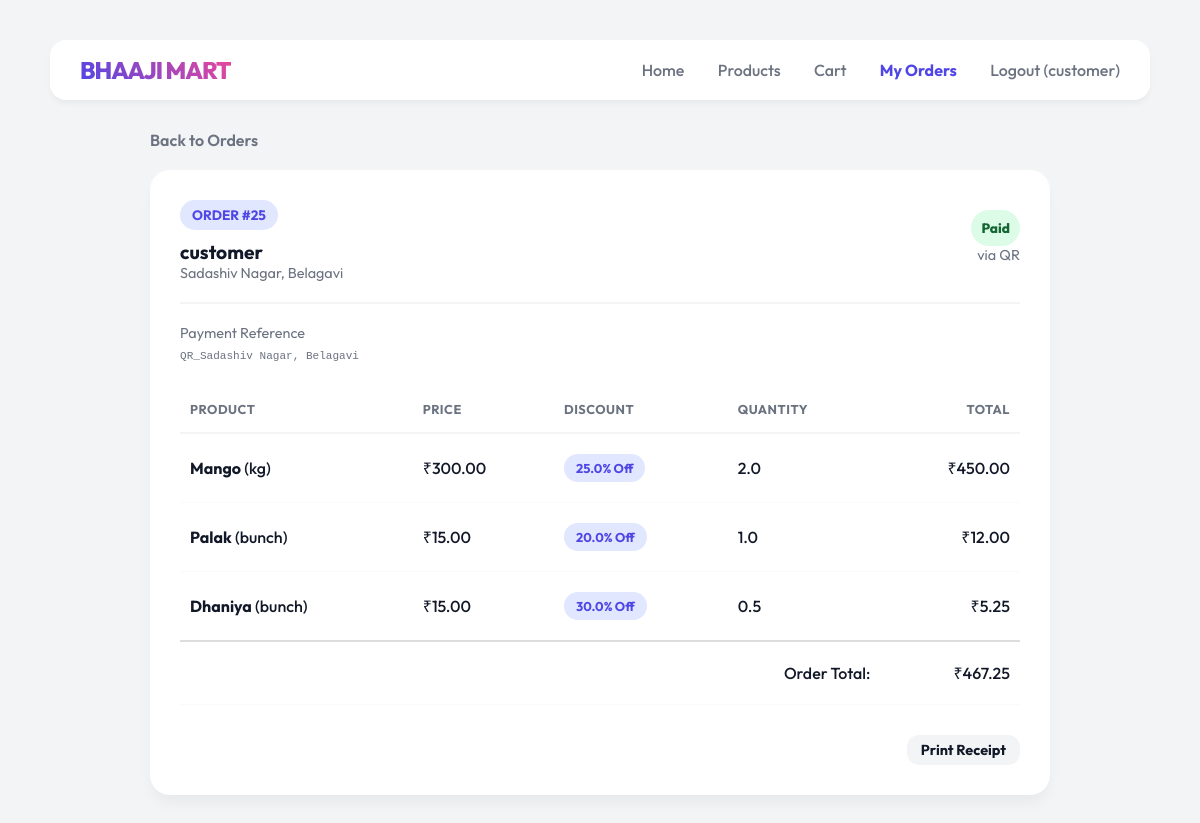
Page /order/25 (signed in) on the committed database.
### tables this page shows
CREATE TABLE users (
        id INTEGER PRIMARY KEY AUTOINCREMENT,
        username TEXT NOT NULL UNIQUE,
        password_hash TEXT NOT NULL,
        role TEXT NOT NULL CHECK(role IN ('admin', 'customer'))
    );

CREATE TABLE orders (
        order_id INTEGER PRIMARY KEY AUTOINCREMENT,
        customer_name TEXT,
        customer_address TEXT,
        order_date TEXT,
        total_amount REAL
    , user_id INTEGER REFERENCES users(id), payment_status TEXT DEFAULT 'Paid', order_status TEXT DEFAULT 'Pending', payment_id TEXT, payment_method TEXT);

CREATE TABLE order_details (
        id INTEGER PRIMARY KEY AUTOINCREMENT,
        order_id INTEGER,
        product_id INTEGER,
        quantity REAL,
        FOREIGN KEY(order_id) REFERENCES orders(order_id),
        FOREIGN KEY(product_id) REFERENCES products(product_id)
    );

CREATE TABLE products (
        product_id INTEGER PRIMARY KEY AUTOINCREMENT,
        name TEXT NOT NULL,
        price REAL NOT NULL,
        unit TEXT NOT NULL,
        stock REAL NOT NULL DEFAULT 0 CHECK(stock >= 0),
        discount REAL NOT NULL DEFAULT 0 CHECK(discount >= 0 AND discount <= 100)
    , image_url TEXT);

### backend/app.py (the view)
@app.route("/order/<int:order_id>")
@login_required
def order_details(order_id):
    if current_user.role == 'customer':
        order = get_order(order_id, current_user.id)
        back_url = url_for('my_orders')
    else:
        order = get_order(order_id)
        back_url = url_for('admin_orders')
    if not order:
        abort(404)
    details = get_order_details(order_id)
    return render_template("order_details.html", details=details, order=order, back_url=back_url)

### backend/app.py (called while the page is built)
@login_manager.user_loader
def load_user(user_id):
    conn = get_connection()
    user_data = conn.execute("SELECT * FROM users WHERE id = ?", (user_id,)).fetchone()
    conn.close()
    if user_data:
        return User(user_data['id'], user_data['username'], user_data['password_hash'], user_data['role'])
    return None

@app.context_processor
def inject_cart_count():
    if current_user.is_authenticated and current_user.role == 'customer':
        return {"cart_count": get_cart_count(current_user.id)}
    return {"cart_count": 0}

### backend/db.py (called while the page is built)
def get_connection():
    conn = sqlite3.connect(DB_NAME)
    conn.row_factory = sqlite3.Row
    return conn

def get_cart_count(user_id):
    conn = get_connection()
    row = conn.execute(
        "SELECT COALESCE(SUM(quantity), 0) AS count FROM cart WHERE user_id = ?",
        (user_id,)
    ).fetchone()
    conn.close()
    return row["count"] if row else 0

### backend/orders.py (called while the page is built)
def get_order_details(order_id):
    conn = get_connection()
    details = conn.execute("""
        SELECT p.name, p.price, p.unit, p.discount, od.quantity
        FROM order_details od
        JOIN products p ON od.product_id = p.product_id
        WHERE od.order_id = ?
    """, (order_id,)).fetchall()
    conn.close()
    return details

def get_order(order_id, user_id=None):
    conn = get_connection()
    if user_id is None:
        order = conn.execute("SELECT * FROM orders WHERE order_id = ?", (order_id,)).fetchone()
    else:
        order = conn.execute(
            "SELECT * FROM orders WHERE order_id = ? AND user_id = ?",
            (order_id, user_id)
        ).fetchone()
    conn.close()
    return order

### templates/order_details.html
{% extends "base.html" %}
{% block content %}
<div class="container" style="max-width: 900px;">
    <div style="margin-bottom: 20px;">
        <a href="{{ back_url }}" style="text-decoration: none; color: var(--text-sub); font-weight: 600;">
            Back to Orders
        </a>
    </div>
    <div class="main-content">
        <div class="flex-between"
            style="border-bottom: 2px solid var(--bg-color); padding-bottom: 20px; margin-bottom: 20px;">
            <div>
                <span class="tag">ORDER #{{ order.order_id }}</span>
                <div style="margin-top: 10px; font-weight: bold; font-size: 1.2em;">
                    {{ order.customer_name }}
                </div>
                <div style="color: var(--text-sub); font-size: 0.9em;">
                    {{ order.customer_address }}
                </div>
            </div>
            <div style="text-align: right;">
                <div style="margin-bottom: 8px;">
                    <span class="stock-pill {% if order.payment_status == 'Paid' %}stock-in{% else %}stock-pending{% endif %}">
                        {{ order.payment_status or "Pending" }}
                    </span>
                    {% if order.payment_method %}
                    <div class="muted-cell">via {{ order.payment_method }}</div>
                    {% endif %}
                </div>
            </div>
        </div>
        {% if order.payment_id %}
        <div style="margin-bottom: 24px;">
            <div class="muted-cell">Payment Reference</div>
            <span class="payment-reference">{{ order.payment_id }}</span>
        </div>
        {% endif %}
        <table style="margin-bottom: 30px;">
            <thead>
                <tr>
                    <th>Product</th>
                    <th>Price</th>
                    <th>Discount</th>
                    <th>Quantity</th>
                    <th class="text-right">Total</th>
                </tr>
            </thead>
            <tbody>
                {% for item in details %}
                {% set discounted_price = item.price * (1 - item.discount / 100) %}
                {% set line_total = discounted_price * item.quantity %}
                <tr>
                    <td><strong>{{ item.name }}</strong> ({{ item.unit }})</td>
                    <td>&#8377;{{ "%.2f"|format(item.price) }}</td>
                    <td>
                        {% if item.discount > 0 %}
                        <span class="tag" style="font-size: 0.8em;">{{ item.discount }}% Off</span>
                        {% else %}
                        -
                        {% endif %}
                    </td>
                    <td>{{ item.quantity }}</td>
                    <td class="text-right">&#8377;{{ "%.2f"|format(line_total) }}</td>
                </tr>
                {% endfor %}
                <tr style="border-top: 2px solid #ddd; font-weight: bold;">
                    <td colspan="4" style="text-align: right;">Order Total:</td>
                    <td class="text-right">&#8377;{{ "%.2f"|format(order.total_amount or 0) }}</td>
                </tr>
            </tbody>
        </table>
        <div style="text-align: right;">
            <button onclick="window.print()" class="btn btn-small btn-muted">Print Receipt</button>
        </div>
    </div>
</div>
{% endblock %}

### templates/base.html (shortened to what this page needs)
<!DOCTYPE html>
<html lang="en">
<head>
    <link rel="stylesheet" href="{{ url_for('static', filename='style.css') }}">
</head>
<body>
    <div class="container">
        <div class="top-bar">
            <a href="/" class="logo">Bhaaji Mart</a>
            <div class="nav">
                {% if current_user.is_authenticated %}
                {% if current_user.role == 'customer' %}
                <a href="/" class="{% if request.path == '/' %}active{% endif %}">Home</a>
                <a href="/new_order" class="{% if request.path == '/new_order' %}active{% endif %}">Products</a>
                <a href="/cart" class="{% if request.path == '/cart' %}active{% endif %}">
                    Cart
                </a>
                <a href="/my_orders"
                    class="{% if request.path == '/my_orders' or request.path.startswith('/order/') %}active{% endif %}">My Orders</a>
                {% endif %}
                <a href="/logout">Logout ({{ current_user.username }})</a>
                {% else %}
                <a href="/login" class="{% if request.path == '/login' %}active{% endif %}">Login</a>
                {% endif %}
            </div>
        </div>
        {% block content %}{% endblock %}
    </div>
</body>
</html>

### static/style.css (style rules this page uses)
:root { --bg-color: #f3f4f6; --surface: #ffffff; --primary: #4f46e5; --accent: #ec4899; --text-main: #111827; --text-sub: #6b7280; --border-light: #f9fafb; --input-bg: #f9fafb; --danger: #ef4444; }
body { background-color: var(--bg-color); color: var(--text-main); font-family: 'Outfit', sans-serif; margin: 0; padding: 40px; min-height: 100vh; }
.container { max-width: 1100px; margin: 0 auto; }
.top-bar { display: flex; justify-content: space-between; align-items: center; margin-bottom: 30px; background: var(--surface); padding: 15px 30px; border-radius: 16px; box-shadow: 0 4px 6px -1px rgba(0, 0, 0, 0.05); }
.logo { font-weight: 800; font-size: 1.5em; background: linear-gradient(45deg, var(--primary), var(--accent)); -webkit-background-clip: text; background-clip: text; -webkit-text-fill-color: transparent; text-transform: uppercase; letter-spacing: -1px; text-decoration: none; display: block; }
.nav a { text-decoration: none; color: var(--text-sub); font-weight: 500; margin-left: 30px; transition: 0.2s; }
.nav a.active { color: var(--primary); font-weight: 700; }
.main-content { background: var(--surface); border-radius: 20px; padding: 30px; box-shadow: 0 10px 15px -3px rgba(0, 0, 0, 0.05); }
table { width: 100%; border-collapse: collapse; }
th { text-align: left; padding: 15px 10px; color: var(--text-sub); font-size: 0.8em; text-transform: uppercase; letter-spacing: 0.5px; border-bottom: 2px solid #f3f4f6; }
td { padding: 20px 10px; border-bottom: 1px solid #f9fafb; font-weight: 500; }
.tag { background: #e0e7ff; color: var(--primary); padding: 6px 12px; border-radius: 20px; font-size: 0.85em; font-weight: 700; display: inline-block; }
.btn { display: inline-block; background: var(--text-main); color: #fff; border: none; padding: 12px 24px; border-radius: 12px; font-weight: 700; font-family: 'Outfit', sans-serif; font-size: 1em; cursor: pointer; text-decoration: none; text-align: center; transition: 0.2s; }
.btn-small { padding: 6px 14px; font-size: 0.9em; }
.btn-muted { background: var(--bg-color); color: var(--text-main); }
.text-right { text-align: right; }
.flex-between { display: flex; justify-content: space-between; align-items: center; }
.muted-cell, .discount-note { color: var(--text-sub); font-size: 0.9em; }
.stock-pill { display: inline-flex; align-items: center; min-height: 28px; padding: 4px 10px; border-radius: 999px; font-size: 0.85em; font-weight: 800; }
.stock-in { background: #dcfce7; color: #166534; }
.payment-reference { display: inline-block; max-width: 190px; color: var(--text-sub); font-family: monospace; font-size: 0.85em; overflow: hidden; text-overflow: ellipsis; vertical-align: bottom; white-space: nowrap; }

### rows in the picture
users: username "customer"
orders: order_id "25", customer_name "customer", customer_address "Sadashiv Nagar, Belagavi", payment_status "Paid", payment_method "QR", payment_id "QR_Sadashiv Nagar, Belagavi", total_amount "467.25"
order_details: name "Mango", unit "kg", discount "25.0", quantity "2.0", line_total "450.00"
products: price "300.00"
order_details: name "Palak", unit "bunch", discount "20.0", quantity "1.0", line_total "12.00"
products: price "15.00"
order_details: name "Dhaniya", unit "bunch", discount "30.0", quantity "0.5", line_total "5.25"
products: price "15.00"
